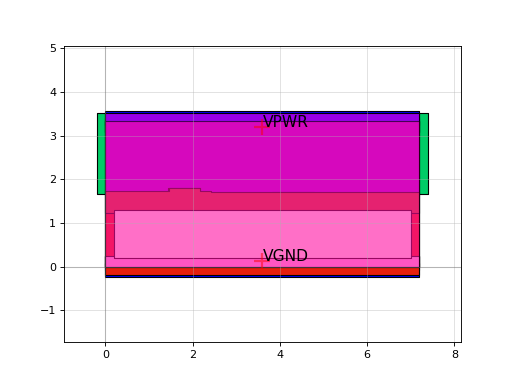

Here is the Python script that generated this plot:
import sky130

c = sky130.components.sky130_fd_sc_hs__o2bb2a_4()
c.plot()
